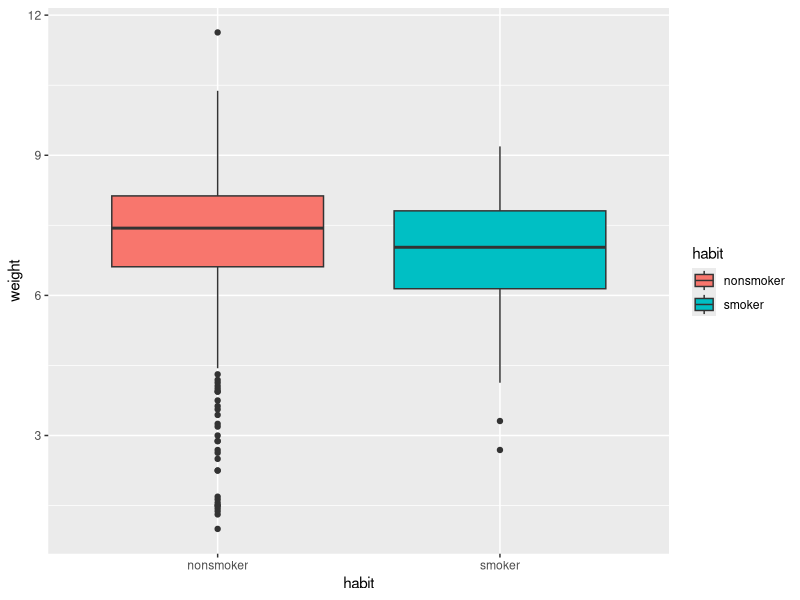

This figure's R source:
## ---- chunk 1

# Setup the environment
library(knitr)
knitr::opts_chunk$set(fig.align='center',fig.width=10, fig.height=6, fig.path='Figs/',  warning=FALSE, echo=TRUE, eval=TRUE, message=FALSE)

r = getOption("repos")
r["CRAN"] = "http://cran.us.r-project.org"
options(repos = r)

## ---- chunk 2
library(dplyr)
library(ggplot2)
## ---- chunk 3
nc<-read.csv('./nc.csv')
## ---- chunk 4

# show the structure of the data frame
str(nc)

# display the first few lings of the data frame
head(nc)

# return the dimension of the data frame
dim(nc)

# return the column names of the data frame
colnames(nc)
## ---- chunk 5
summary(nc$gained)
summary(nc$habit)
## ---- chunk 6
# Clean data from NA values for habit
nc_clean <- na.omit(nc)

ggplot(nc_clean) + aes(x=habit, y=weight, fill=habit) + geom_boxplot()
## ---- chunk 7
nc %>%
  group_by(habit) %>%
  summarise(mean_weight = mean(weight))
## ---- chunk 8
t.test(nc_clean$weight, mu=7.5)
## ---- chunk 9
smoker <- nc %>%
    filter(habit=='smoker')

nonsmoker <- nc %>%
    filter(habit=='nonsmoker')

## ---- chunk 10

# Your code here

## ---- chunk 11
t.test(smoker$weight, nonsmoker$weight, alternative='less')
## ---- chunk 12
# Please type your code here:


## ---- chunk 13
nc %>%
  group_by(nc$lowbirthweight, nc$habit) %>%
  summarise(n())
## ---- chunk 14
# for two-sided test
prop.test(c(92,18), c(781+92,108+18))

# for single-sided test
prop.test(c(92,18), c(781+92,108+18), alternative='less')

